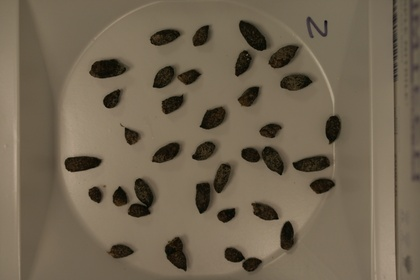
%> input picture Examples/Pellet/TestImages/_MG_0345.JPG, 420 x 280 px, shrunk from 3456 x 2304 before the run
$ octave --eval "result = uh_getThresholdPossian(imread('TestImages/_MG_0345.JPG'));"   (GNU Octave 9; MATLAB toolbox functions it lacks are replaced by stand-ins)
%> lines starting %> are read from the running program, lines starting %| are printed output that depends on the picture; in (x1, y1, x2, y2) boxes, pixels count from 0 and x2, y2 are one past the last pixel; in counts of white or black regions, pixels touching at a corner belong together; the program's own positions count from 1
function [o_Binary, o_thresh] = uh_getThresholdPossian(i_image, i_deleteMask)

%%_________________________________________
%%  Parse input
    if nargin <= 1
        i_deleteMask = [];
    end;
%%_________________________________________
%%
    if ndims(i_image) == 3
        i_image = rgb2gray(i_image);
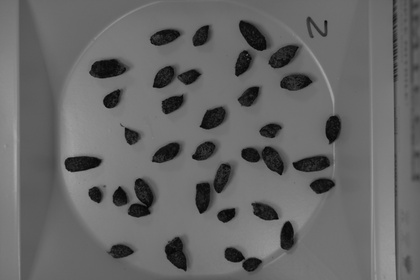
%> i_image: size 280x420 uint8; min 2, max 169, mean 102.8
    end

    if ~strcmp(class(i_image), 'uint8')
        i_image = im2uint8(i_image);
    end;

    [M, N] = size(i_image);
%> M = 280; N = 420
    image1D = reshape(i_image, [1 M*N]);

    if ~isempty(i_deleteMask)
        image1D(i_deleteMask) = [];
    end;

    numBins = 256;
%%_________________________________________
%%
    totalPixels = numel(image1D);
%> totalPixels = 117600
    imageMin = double(min(image1D));
%> imageMin = 2
    imageMax = double(max(image1D));
%> imageMax = 169

    errorFunctionPois = zeros(numBins, 1);

    binMultiplier = numBins/(imageMax - imageMin);
%> binMultiplier = 1.53

    [relativeFrequency,~] = hist(double(image1D(:)), numBins);
%> relativeFrequency = 256 values, max 4033 at index 165, min 0 at index 2, mean 459.4
    relativeFrequency = relativeFrequency/totalPixels;
%> relativeFrequency = 256 values, max 0.0343 at index 165, min 0 at index 2, mean 0.00391

    totalMean = mean2(image1D);
%> totalMean = 102.8
%%_________________________________________
%%
    for j = 1:numBins-1
        %get parameters for left mixture component (dark)
        priorLeft = 0;
        meanLeft = 0;
        priorLeft = priorLeft + realmin;

        for i = 1:j-1
            priorLeft = priorLeft + relativeFrequency(i);
            meanLeft = meanLeft + i*relativeFrequency(i);
        end
        meanLeft = meanLeft/priorLeft;

        %get parameters for right mixture component (bright)
        priorRight = 0;
        meanRight = 0;
        priorRight = priorRight + realmin;

        for i = j+1:numBins
            priorRight = priorRight + relativeFrequency(i);
            meanRight = meanRight + i*relativeFrequency(i);
        end
        meanRight = meanRight/priorRight;

        meanLeft = meanLeft + realmin;
        meanRight = meanRight + realmin;

        errorFunctionPois(j) = totalMean - priorLeft*(log(priorLeft) + meanLeft*log(meanLeft)) - priorRight*(log(priorRight) + meanRight*log(meanRight));
    end
%> this loop made 255 passes
%> (meanLeft, meanRight) on passes 1 to 3: (2.23e-308, 155), (1, 155), (1, 155)
%> after the loop, errorFunctionPois = 256 values, max 0 at index 256, min -685.3 at index 87, mean -676.4
%%_________________________________________
%%
    idx_poisson = 1;

    for j = 3:numBins - 2
        if errorFunctionPois(j) < errorFunctionPois(idx_poisson)
            idx_poisson = j;
        end
    end
%> after the loop, idx_poisson = 87
%%_________________________________________
%%
    o_thresh = imageMin + idx_poisson/binMultiplier;
%> o_thresh = 58.75
    o_Binary = false(size(i_image));
    o_Binary(i_image < o_thresh) = true;
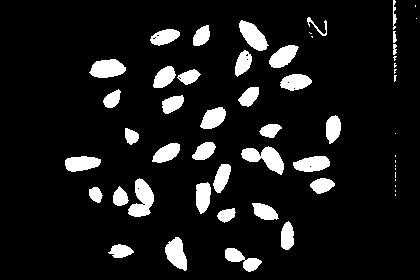
%> o_Binary: size 280x420 logical; 9.8% white; 55 white regions (18 under 20 px), largest, box (x1, y1, x2, y2) and area: (241, 146, 284, 175) 625, (128, 178, 154, 217) 605, (89, 59, 126, 78) 521
end

$ run again, on Examples/Pellet/TestImages/_MG_0347.JPG
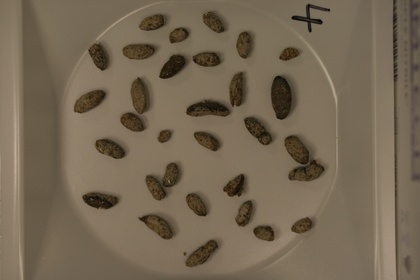
%> input picture Examples/Pellet/TestImages/_MG_0347.JPG, 420 x 280 px, shrunk from 3456 x 2304 before the run
%> in uh_getThresholdPossian, `i_image = rgb2gray(i_image);`:
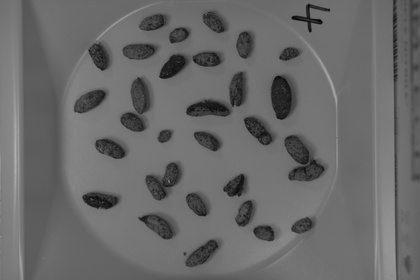
%> i_image: size 280x420 uint8; min 4, max 178, mean 104.9
%> imageMin = 4
%> imageMax = 178
%> binMultiplier = 1.47
%> in uh_getThresholdPossian, `[relativeFrequency,~] = hist(double(image1D(:)), numBins);`: relativeFrequency = 256 values, max 5728 at index 159, min 0 at index 4, mean 459.4
%> in uh_getThresholdPossian, `relativeFrequency = relativeFrequency/totalPixels;`: relativeFrequency = 256 values, max 0.0487 at index 159, min 0 at index 4, mean 0.00391
%> totalMean = 104.9
%> the loop in uh_getThresholdPossian, `for j = 1:numBins-1` made 255 passes
%> (meanLeft, meanRight) on passes 1 to 3: (2.23e-308, 149), (1, 149), (1.5, 149)
%> after the loop in uh_getThresholdPossian, `for j = 1:numBins-1`: errorFunctionPois = 256 values, max 0 at index 256, min -643.1 at index 107, mean -636
%> after the loop in uh_getThresholdPossian, `for j = 3:numBins - 2`: idx_poisson = 107
%> o_thresh = 76.73
%> in uh_getThresholdPossian, `o_Binary(i_image < o_thresh) = true;`:
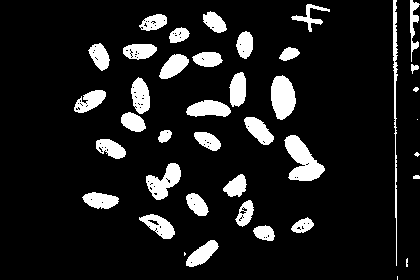
%> o_Binary: size 280x420 logical; 11.3% white; 40 white regions (5 under 20 px), largest, box (x1, y1, x2, y2) and area: (284, 135, 325, 181) 1018, (271, 75, 296, 120) 844, (146, 163, 181, 200) 676

$ run again, on Examples/Pellet/TestImages/_MG_0368.JPG
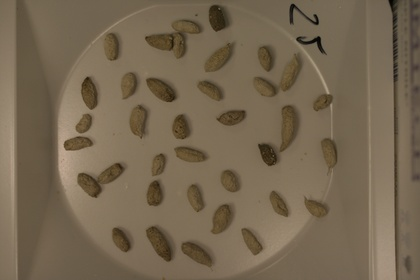
%> input picture Examples/Pellet/TestImages/_MG_0368.JPG, 420 x 280 px, shrunk from 3456 x 2304 before the run
%> in uh_getThresholdPossian, `i_image = rgb2gray(i_image);`:
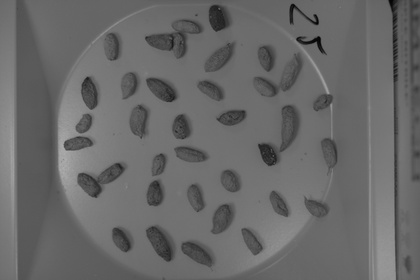
%> i_image: size 280x420 uint8; min 1, max 173, mean 104.6
%> imageMin = 1
%> imageMax = 173
%> binMultiplier = 1.49
%> in uh_getThresholdPossian, `[relativeFrequency,~] = hist(double(image1D(:)), numBins);`: relativeFrequency = 256 values, max 4567 at index 157, min 0 at index 2, mean 459.4
%> in uh_getThresholdPossian, `relativeFrequency = relativeFrequency/totalPixels;`: relativeFrequency = 256 values, max 0.0388 at index 157, min 0 at index 2, mean 0.00391
%> totalMean = 104.6
%> the loop in uh_getThresholdPossian, `for j = 1:numBins-1` made 255 passes
%> (meanLeft, meanRight) on passes 1 to 3: (2.23e-308, 154.6), (1, 154.6), (1, 154.6)
%> after the loop in uh_getThresholdPossian, `for j = 1:numBins-1`: errorFunctionPois = 256 values, max 0 at index 256, min -675.8 at index 125, mean -669.5
%> after the loop in uh_getThresholdPossian, `for j = 3:numBins - 2`: idx_poisson = 125
%> o_thresh = 84.98
%> in uh_getThresholdPossian, `o_Binary(i_image < o_thresh) = true;`:
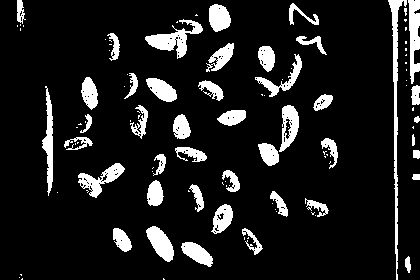
%> o_Binary: size 280x420 logical; 11.7% white; 105 white regions (61 under 20 px), largest, box (x1, y1, x2, y2) and area: (388, 0, 407, 280) 1071, (145, 19, 203, 59) 826, (408, 0, 420, 84) 675
